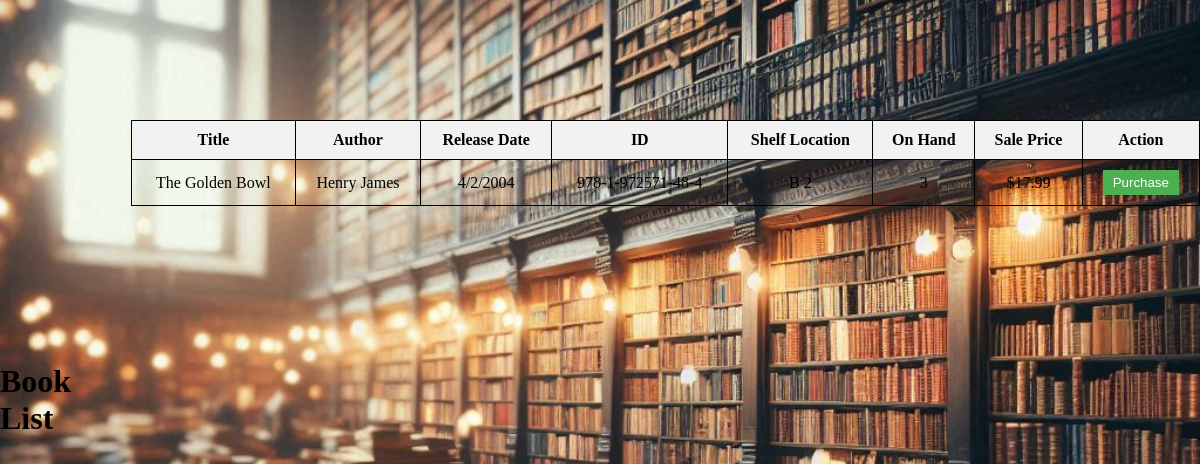
/lookup_book?bookid=978-1-972571-48-4, run on an earlier commit of the app's database.
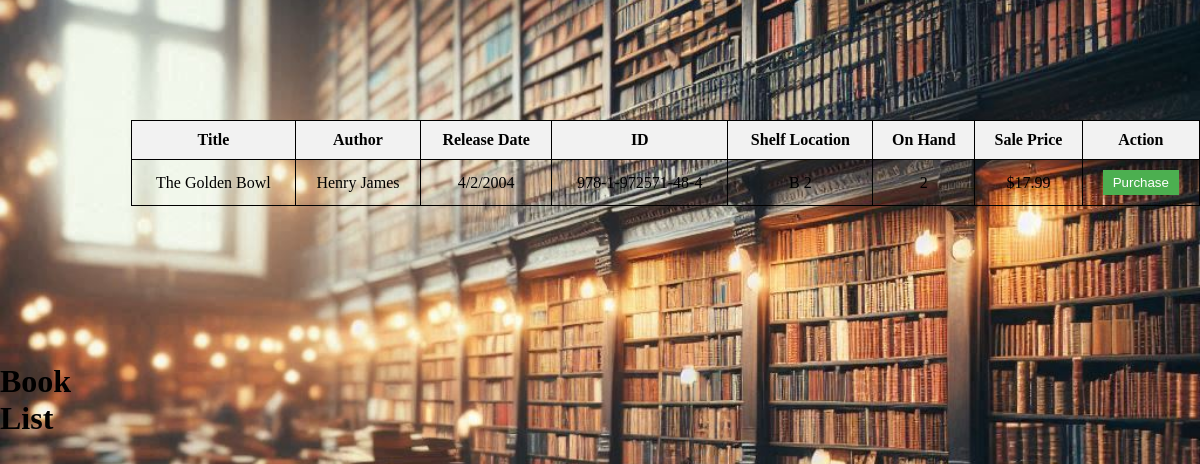
And on a later commit of the database.
### tables this page shows
CREATE TABLE "BookInventory" (
	"BookInfoID"	TEXT,
	"StockMin"	INTEGER,
	"StockMax"	INTEGER,
	"AisleLoc"	TEXT,
	"ShelfLoc"	INTEGER
, "OnHandQty"	INTEGER);

CREATE TABLE "BookInfo" (
	"Title"	TEXT NOT NULL,
	"Author"	TEXT,
	"ID"	NUMERIC,
	"Cost"	NUMERIC NOT NULL,
	"SalePrice"	NUMERIC NOT NULL,
	"ReleaseDate"	TEXT,
	PRIMARY KEY("ID")
);

### FlaskUpdate2.py (the view)
@app.route('/lookup_book', methods=['GET'])
def lookup_book():
    title = request.args.get('title', None)
    author = request.args.get('author', None)
    bookid = request.args.get('bookid', None)
    if not title and not author and not bookid:
        return render_template('error.html', message="Please provide a title, author, or ID to look up")
    conn = connect_db()
    cursor = conn.cursor()
    if title:
        query = "SELECT * FROM BookInfo INNER JOIN BookInventory ON BookInfo.ID = BookInventory.BookInfoID WHERE title LIKE ?"
        cursor.execute(query, ('%' + title + '%',))
    elif author:
        query = "SELECT * FROM BookInfo INNER JOIN BookInventory ON BookInfo.ID = BookInventory.BookInfoID WHERE author LIKE ?"
        cursor.execute(query, ('%' + author + '%',))
    elif bookid:
        query = "SELECT * FROM BookInfo INNER JOIN BookInventory ON BookInfo.ID = BookInventory.BookInfoID WHERE ID LIKE ?"
        cursor.execute(query, ('%' + bookid + '%',))
    rows = cursor.fetchall()
    conn.close()
    if rows:
        auth_level = session.get('auth_level', 'Customer')
        return render_template('book_list.html', books=rows, auth_level=auth_level)
    else:
        return render_template('error.html', message="No books found")

### FlaskUpdate2.py (called while the page is built)
def connect_db():
    logging.debug("Connecting to the Database")
    conn = sqlite3.connect('CTUTeamProject.db')
    conn.row_factory = sqlite3.Row  # This allows us to return rows as dictionaries
    return conn

@app.template_filter('currency')
def currency_filter(value):
    return "${:,.2f}".format(value)

### templates/book_list.html (shortened to what this page needs)
<!DOCTYPE html>
<html>
<head>
</head>
<body>
    <h1>Book List</h1>
    <div class="table-container">
        <table>
            <tr>
                <th>Title</th>
                <th>Author</th>
                <th>Release Date</th>
                <th>ID</th>
                <th>Shelf Location</th>
                <th>On Hand</th>
                <th>Sale Price</th>
                <th>Action</th>
            </tr>
            {% for book in books %}
            <tr>
                <td>{{ book.Title }}</td>
                <td>{{ book.Author }}</td>
                <td>{{ book['ReleaseDate'] }}</td>
                <td>{{ book.ID }}</td>
                <td>{{ book['AisleLoc'] }} {{ book['ShelfLoc'] }}</td>
                <td>{{ book['OnHandQty'] }}</td>
                <td>{{ book.SalePrice | currency }}</td>
                <td>
                    {% if book['OnHandQty'] > 0 %}
                    <button class="sell-button" data-bookid="{{ book.id }}">
                        {{ 'Purchase' if auth_level == 'Customer' else 'Sell' }}
                    </button>
                    {% else %}
                    <button class="sell-button" data-bookid="{{ book.id }}">
                        Order
                    </button>
                    {% endif %}
                </td>
            </tr>
            {% endfor %}
        </table>
    </div>
</body>
</html>

What changed in the data, as far as the page shows it:
changed BookInventory "The Golden Bowl": OnHandQty "3" → "2"
